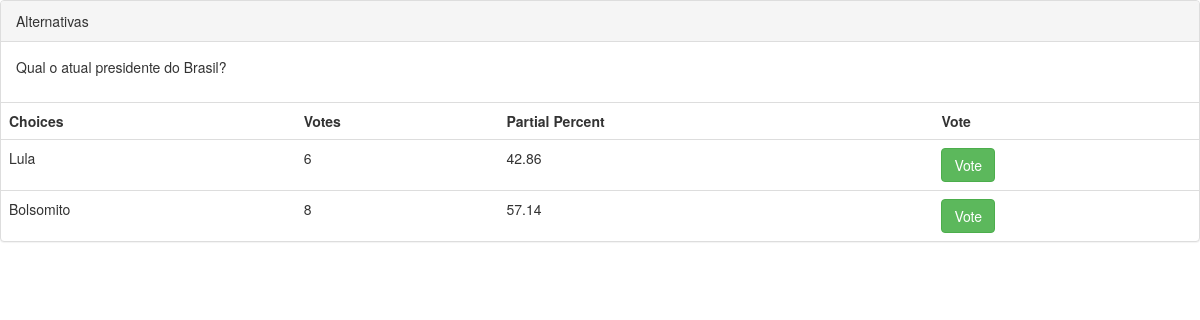
/question/1/vote, run on the app's committed database.
### pools/models.py (models this page shows, shortened)
class Question(models.Model):
	question_text = models.CharField(max_length=255, null=False)
	closed = models.BooleanField()
	pub_date = models.DateField()

class Choice(models.Model):
	question = models.ForeignKey(Question, on_delete=models.CASCADE, related_name="choices", null=True)
	choice_text = models.CharField(max_length=50)
	votes = models.IntegerField()
	@property
	def percent(self):
		amount = 0
		for vote in self.question.choices.all():
			amount = amount + vote.votes
		percents = float(self.votes * 100) / amount
		return round(percents, 2)

### pools/views.py (the view)
# urls.py: url(r'^question/(?P<question_id>\d+)/vote$', views.vote, name='vote'),
def vote(request, question_id):
	vote = Question.objects.get(id = question_id)
	return render(request, 'votes.html', { "vote" : vote })

### pools/templates/votes.html (shortened to what this page needs)
{% load staticfiles %}
<!DOCTYPE html>
<html lang="pt-br">
<head>
	<link rel="stylesheet" type="text/css" href="{% static  'bootstrap/css/bootstrap.min.css' %}">
</head>
<body>
	<div class="panel panel-default">
	  	<div class="panel-heading">Alternativas</div>
	  	<div class="panel-body">
	    	<p>{{ vote.question_text }}</p>
	  	</div>
		  	<table class="table">
		    	<tr>
		    		<th>Choices</th>
		    		<th>Votes</th>
		    		<th>Partial Percent</th>
		    		<th>Vote</th>
		    	</tr>
		    	{% if  vote.choices %}
		    		{% for choice in vote.choices.all %}
		    			<tr>
			    			<td>{{ choice.choice_text }}</td>
			    			<td>{{ choice.votes }}</td>
			    			<td>{{ choice.percent }}</td>
			    			<td><a href="{% url 'addvote' choice.id %}" class="btn btn-success">Vote</a></td>
		    			</tr>
		    		{% endfor %}
		    	{% else %}
		    		<td>Nenhuma alternativa cadastrada</td>
		    	{% endif %}
		  	</table>
	</div>
</body>
</html>

### data on the page
Question: question_text "Qual o atual presidente do Brasil?"
Choice: choice_text "Lula", votes "6", percent "42.86"
Choice: choice_text "Bolsomito", votes "8", percent "57.14"
